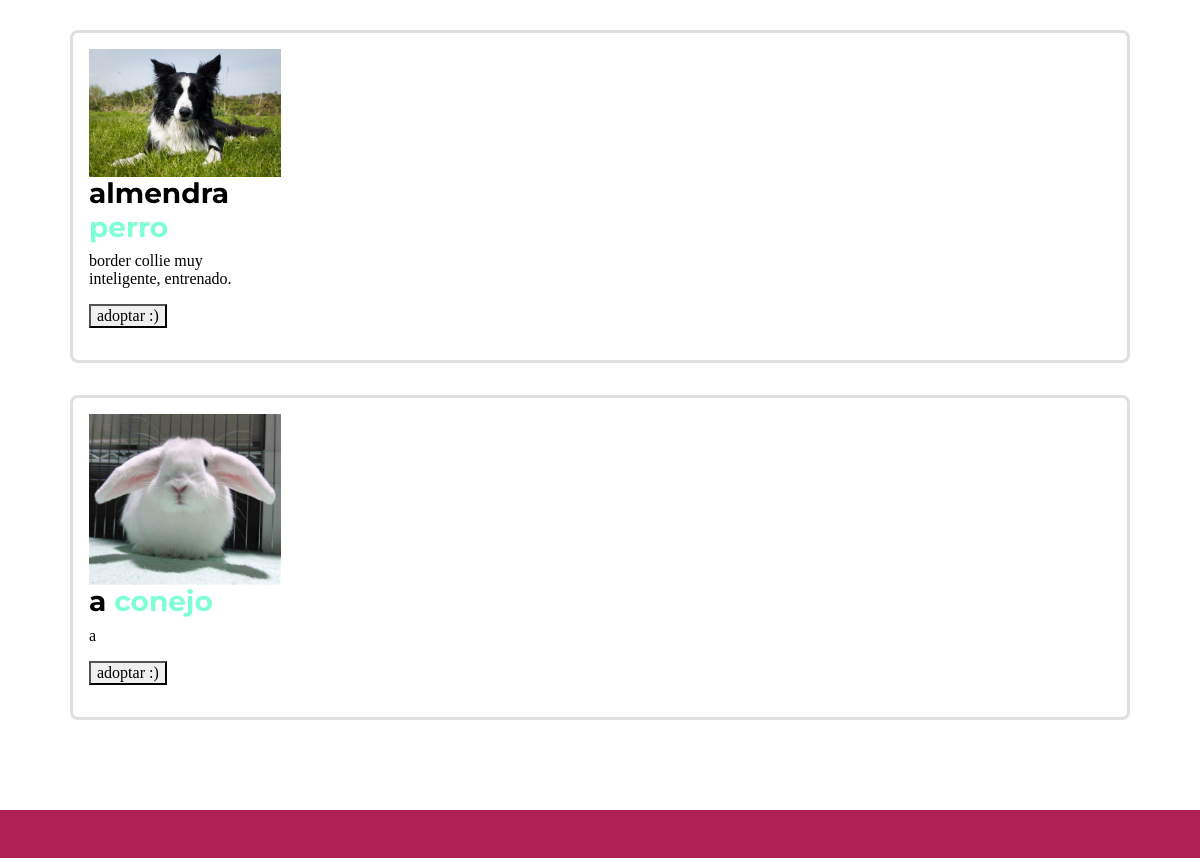
Before: /animalitos/ (lower part) with the older database file.
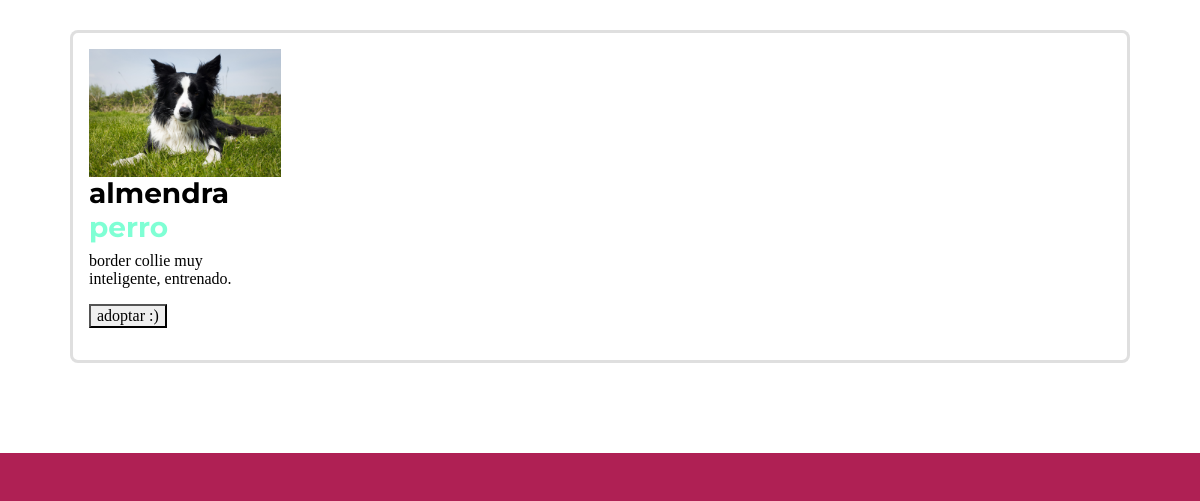
After: the same page with the newer database file.
### blog/models.py (models this page shows, shortened)
class animal(models.Model):
    nombre = models.CharField(max_length=64)
    edad= models.IntegerField()
    tipo_de_animal = models.CharField(max_length=200)
    curiosidades = models.TextField(null= True)
    imagen = models.ImageField(upload_to='animales', null = True, blank=True)
    email = models.EmailField(null = True)

### blog/views.py (the view)
# urls.py: path('animalitos/', views.animalitos, name="animalitos"),
def animalitos(request):
    animalitos = animal.objects.all()
    return render(request, 'animalitos.html', {
        'animalitos': animalitos
    })

### blog/templates/animalitos.html (shortened to what this page needs)
{% extends 'base.html' %}
{% load static %}
{% block content %}
{% for animal in animalitos %}
<div class="p-3">
    <div class="card card-body">
        <div class="row">
        <div class="col-3">
            {% if animal.imagen %}
            <img src="{{ animal.imagen.url }}" width="192px" height="192px" class="img-fluid">
            {% endif %}
            <div class="col-8">
            <h3>{{ animal.nombre }} <a style="color:aquamarine"> {{ animal.tipo_de_animal }}</a></h3>
            <p>{{ animal.curiosidades|striptags|truncatechars:100 }}</p>
            </div>
            <p>
                <a href="{% url 'adoptar' animal.id %}">
                <button>adoptar :)</button>
                </a>
            </p>
        </div>
        </div>
    </div>
</div>
{% endfor %}
{% endblock %}

Changed rows visible on the page:
removed animal: imagen (picture), nombre "a", tipo_de_animal "conejo", curiosidades "a"
